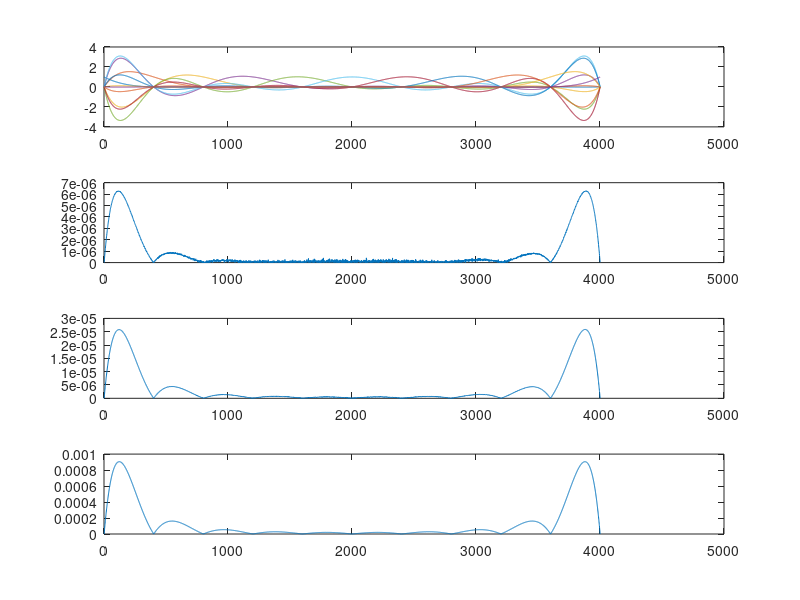
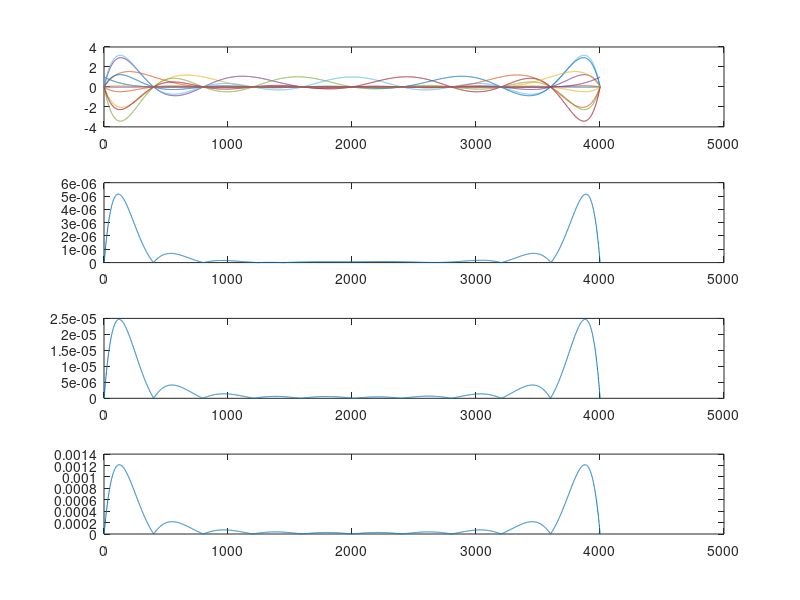

Reproduce these figures in MATLAB, in order.
% Generic min-max temporal interpolators

t = [0:4000].*5e-6;
tmax = max(t);
L = 10;
tau = tmax/L;
t2 = [0:L]*tau;
nn = 0*(randn(size(t2)) + i*randn(size(t2)));
df = 100;
[ll llt] = meshgrid([0:L]);
ggt2 = sinc((ll-llt)*tau*df).^2;
gb2 = sinc((([0:L]'*tau*ones(size(t)) - ones([L+1 1])*t)*df)).^2;
beta = 0; %.00001;
a2 = inv(ggt2 + beta*eye(L+1))*gb2;
figure(1)
subplot(411)
plot(real(a2'))
subplot(412)
plot(abs((real((ones(size(t2))+nn)*a2))-1))
subplot(413)
f1 = 50;
plot(abs((exp(i*2*pi*f1*t2)+nn)*a2 - exp(i*2*pi*f1*t)));
subplot(414)
f1 = 100;
plot(abs((exp(i*2*pi*f1*t2)+nn)*a2 - exp(i*2*pi*f1*t)));

if 0
figure(2) 
beta = 0.00001;
a2 = inv(ggt2 + beta*eye(L+1))*gb2;
subplot(411)
plot(real(a2'))
subplot(412)
plot(abs((real((ones(size(t2))+nn)*a2))-1))
subplot(413)
f1 = 50;
plot(abs((exp(i*2*pi*f1*t2)+nn)*a2 - exp(i*2*pi*f1*t)));
subplot(414)
f1 = 100;
plot(abs((exp(i*2*pi*f1*t2)+nn)*a2 - exp(i*2*pi*f1*t)));
return
end
% add the ^2 for triangle histogram
% it turns out the rect(200) has nearly the same interpolators as tri(100)
df = 200;

nb = 41;
f = linspace(-df/2,df/2,nb);
hist = ones(size(f));
hist = df/2-abs(f);

H = diag(hist)./sum(hist);
P = exp(i*2*pi*t2'*f).';
E = exp(i*2*pi*t'*f).';
figure(2)
a3 = inv(P'*(H)*P + beta*eye(L+1))*P'*H*E;
subplot(411)
plot(real(a3'))
subplot(412)
plot(abs(sum(real(a3))-1))
subplot(413)
f1 = 50;
plot(abs(exp(i*2*pi*f1*t2)*a3 - exp(i*2*pi*f1*t)));
subplot(414)
f1 = 100;
plot(abs(exp(i*2*pi*f1*t2)*a3 - exp(i*2*pi*f1*t)));

return

% Brad's MIN-MAX
for lp1 = 0:L
    for lp2 = 0:L
        ggt(lp1+1,lp2+1) = sum(hist.*exp(-i*2*pi*f*tau*(lp1-lp2)));
    end
end
ggt = ggt./sum(hist);

gb = zeros([L+1 length(t)]);
for lp1 = 0:L
    gb(lp1+1,:) = sum((hist'*ones(size(t))).*exp(-i*2*pi*f'*(t-tau*lp1)),1);
end
gb = gb./sum(hist);

a = inv(ggt)*gb;
